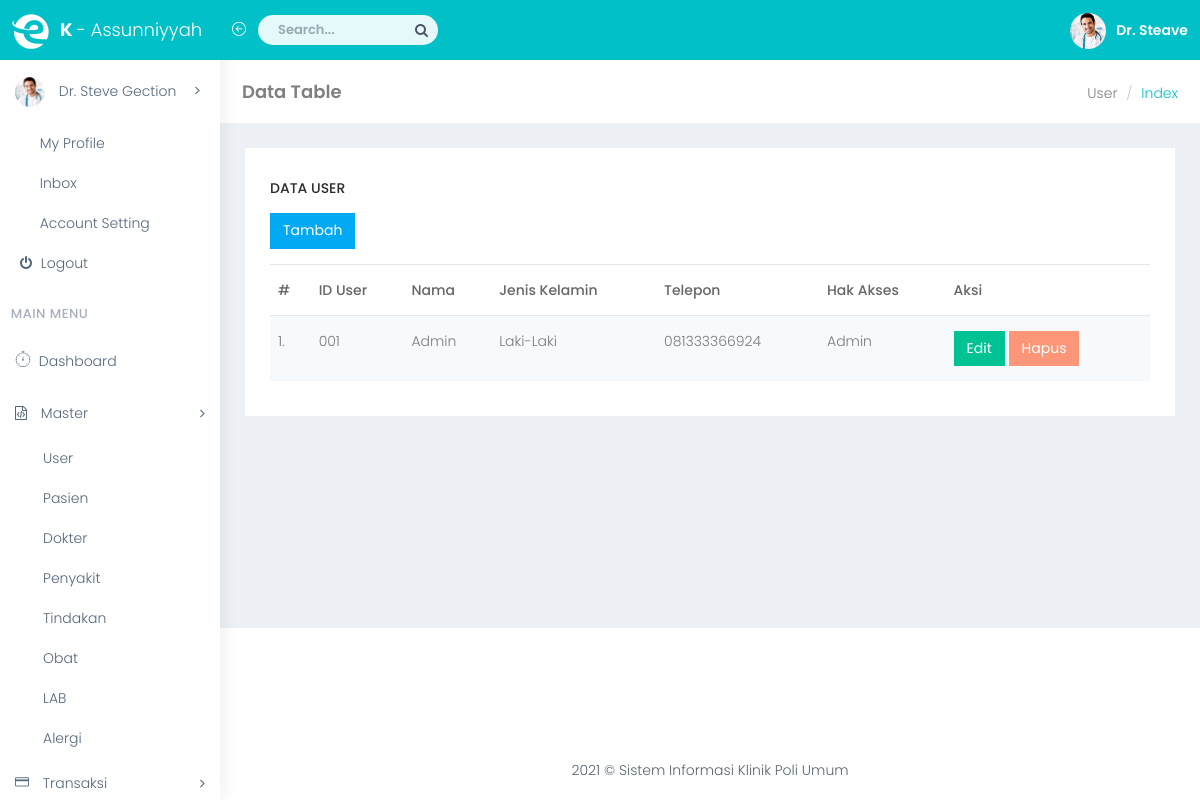
The page /index.php/user on the database as committed earlier.
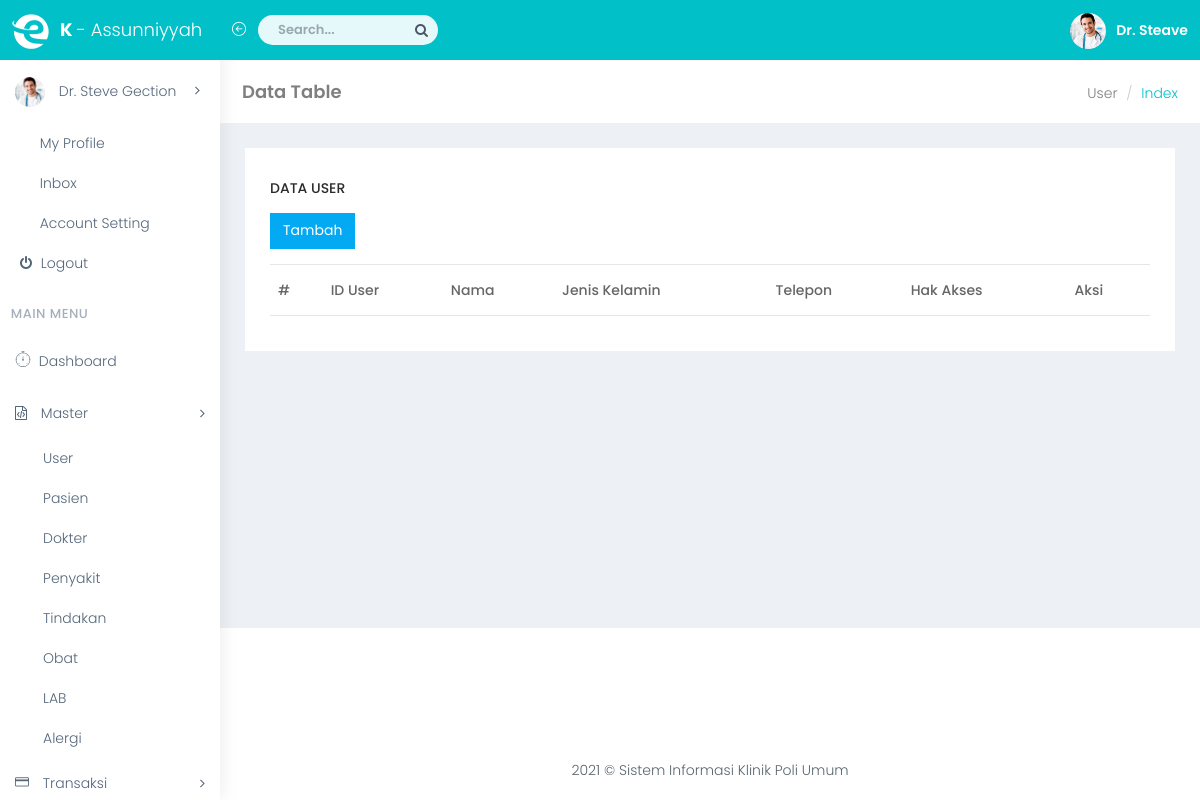
The same page on the database as committed later.
### tables this page shows
CREATE TABLE `tb_user` (
  `id_user` varchar(3) NOT NULL,
  `id_hak` int(1) NOT NULL,
  `nm_user` varchar(30) NOT NULL,
  `pass_user` varchar(20) NOT NULL,
  `j_kel` enum('Laki-Laki','Perempuan') NOT NULL,
  `phone` varchar(12) NOT NULL,
  PRIMARY KEY (`id_user`),
  KEY `id_hak` (`id_hak`),
  CONSTRAINT `tb_user_ibfk_1` FOREIGN KEY (`id_hak`) REFERENCES `tb_hak` (`id_hak`)
);

CREATE TABLE `tb_hak` (
  `id_hak` int(3) NOT NULL AUTO_INCREMENT,
  `nm_hak` varchar(30) NOT NULL,
  PRIMARY KEY (`id_hak`)
);

### application/controllers/User.php (called while the page is built, shortened)
<?php
class User extends CI_Controller
{
    public function __construct()
    {
        $this->load->model('User_Model', 'um');
    }
    public function index()
    {
        $data['users'] = $this->um->get_all();
        $this->load->view('templates/header');
        $this->load->view('templates/navbar');
        $this->load->view('templates/sidebar');
        $this->load->view('user/index', $data);
        $this->load->view('templates/footer');
    }
}

### index.php (called while the page is built, shortened)
<?php
require_once BASEPATH.'core/CodeIgniter.php';

### application/models/User_Model.php (called while the page is built, shortened)
<?php
class User_Model extends CI_Model
{
    public function get_all()
    {
        $this->db->order_by('id_user', 'ASC');
        return $this->db->from('tb_user')
            ->join('tb_hak', 'tb_hak.id_hak=tb_user.id_hak')
            ->get()
            ->result_array();
    }
}

### application/views/user/index.php (the view, shortened to what this page needs)
<div id="page-wrapper">
    <div class="container-fluid">
        <div class="row bg-title">
            <div class="col-lg-3 col-md-4 col-sm-4 col-xs-12">
                <h4 class="page-title">Data Table</h4>
            </div>
            <div class="col-lg-9 col-sm-8 col-md-8 col-xs-12">
                <ol class="breadcrumb">
                    <li><a href="#">User</a></li>
                    <li class="active">Index</li>
                </ol>
            </div>
        </div>
        <div class="row">
            <div class="col-sm-12">
                <div class="white-box">
                    <h3 class="box-title m-b-0">Data User</h3>
                    <a href="<?= base_url(); ?>/user/create" class="btn btn-info mt-3 mb-4">Tambah</a>
                    <div class="table-responsive">
                        <table id="myTable" class="table table-striped">
                            <thead>
                                <tr>
                                    <th>#</th>
                                    <th>ID User</th>
                                    <th>Nama</th>
                                    <th>Jenis Kelamin</th>
                                    <th>Telepon</th>
                                    <th>Hak Akses</th>
                                    <th>Aksi</th>
                                </tr>
                            </thead>
                            <tbody>
                                <?php $nomer = 1; ?>
                                <?php foreach ($users as $user) : ?>
                                    <tr>
                                        <td><?= $nomer; ?>.</td>
                                        <td><?= $user['id_user']; ?></td>
                                        <td><?= $user['nm_user']; ?></td>
                                        <td><?= $user['j_kel']; ?></td>
                                        <td><?= $user['phone']; ?></td>
                                        <td><?= $user['nm_hak']; ?></td>
                                        <td>
                                            <a href="<?= base_url(); ?>user/edit/<?= $user['id_user']; ?>" class="btn btn-success">Edit</a>
                                            <a href="<?= base_url(); ?>user/delete/<?= $user['id_user']; ?>" class="btn btn-danger" onclick="return confirm('Yakin anda ingin menghapus data ini?')">Hapus</a>
                                        </td>
                                    </tr>
                                    <?php $nomer++; ?>
                                <?php endforeach; ?>
                            </tbody>
                        </table>
                    </div>
                </div>
            </div>
        </div>
    </div>
</div>

### application/views/templates/header.php (shortened to what this page needs)
<!DOCTYPE html>
<html lang="en">
<head>
    <link href="<?= base_url('assets'); ?>/bootstrap/dist/css/bootstrap.min.css" rel="stylesheet">
    <link href="<?= base_url('assets'); ?>/plugins/bower_components/bootstrap-extension/css/bootstrap-extension.css" rel="stylesheet">
    <link href="<?= base_url('assets'); ?>/plugins/bower_components/sidebar-nav/dist/sidebar-nav.min.css" rel="stylesheet">
    <link href="<?= base_url('assets'); ?>/css/animate.css" rel="stylesheet">
    <link href="<?= base_url('assets'); ?>/css/style.min.css" rel="stylesheet">
    <link href="<?= base_url('assets'); ?>/plugins/bower_components/datatables/jquery.dataTables.min.css" rel="stylesheet" type="text/css" />
    <link href="https://cdn.datatables.net/buttons/1.2.2/css/buttons.dataTables.min.css" rel="stylesheet" type="text/css" />
    <link href="<?= base_url('assets'); ?>/css/colors/megna.css" id="theme" rel="stylesheet">
</head>
<body class="fix-sidebar">
    <div id="wrapper">

### application/views/templates/navbar.php (shortened to what this page needs)
<nav class="navbar navbar-default navbar-static-top m-b-0">
	<div class="navbar-header"> <a class="navbar-toggle hidden-sm hidden-md hidden-lg " href="javascript:void(0)" data-toggle="collapse" data-target=".navbar-collapse"><i class="ti-menu"></i></a>
		<div class="top-left-part"><a class="logo" href="index.html"><b><img src="<?= base_url('assets'); ?>/plugins/images/eliteadmin-logo.png" alt="home" /></b><span class="hidden-xs"><strong>K </strong>- Assunniyyah</span></a></div>
		<ul class="nav navbar-top-links navbar-left hidden-xs">
			<li><a href="javascript:void(0)" class="open-close hidden-xs waves-effect waves-light"><i class="icon-arrow-left-circle ti-menu"></i></a></li>
			<li>
				<form role="search" class="app-search hidden-xs">
					<input type="text" placeholder="Search..." class="form-control">
					<a href=""><i class="fa fa-search"></i></a>
				</form>
			</li>
		</ul>
		<ul class="nav navbar-top-links navbar-right pull-right">
			<li class="dropdown">
				<a class="dropdown-toggle profile-pic" data-toggle="dropdown" href="#"> <img src="<?= base_url('assets'); ?>/plugins/images/users/d1.jpg" alt="user-img" width="36" class="img-circle"><b class="hidden-xs">Dr. Steave</b> </a>
			</li>
		</ul>
	</div>
</nav>

### application/views/templates/sidebar.php (shortened to what this page needs)
<div class="navbar-default sidebar" role="navigation">
	<div class="sidebar-nav navbar-collapse slimscrollsidebar">
		<ul class="nav" id="side-menu">
			<li class="user-pro">
				<a href="#" class="waves-effect"><img src="<?= base_url('assets'); ?>/plugins/images/users/d1.jpg" alt="user-img" class="img-circle"> <span class="hide-menu">Dr. Steve Gection<span class="fa arrow"></span></span>
				</a>
				<ul class="nav nav-second-level">
					<li><a href="javascript:void(0)"><i class="ti-user"></i> My Profile</a></li>
					<li><a href="javascript:void(0)"><i class="ti-email"></i> Inbox</a></li>
					<li><a href="javascript:void(0)"><i class="ti-settings"></i> Account Setting</a></li>
					<li><a href="javascript:void(0)"><i class="fa fa-power-off"></i> Logout</a></li>
				</ul>
			</li>
			<li class="nav-small-cap m-t-10">&ensp; Main Menu</li>
			<li> <a href="index.html" class="waves-effect"><i class="linea-icon linea-basic fa-fw" data-icon="v"></i> <span class="hide-menu"> Dashboard </span></a></li>
			<li> <a href="javascript:void(0);" class="waves-effect"><i class="fa fa-file-code-o p-r-10"></i> <span class="hide-menu"> Master <span class="fa arrow"></span></span></a>
				<ul class="nav nav-second-level">
					<li> <a href="edit-doctor.html">User</a> </li>
					<li> <a href="add-doctor.html">Pasien</a> </li>
					<li> <a href="doctors.html">Dokter</a> </li>
					<li> <a href="edit-doctor.html">Penyakit</a> </li>
					<li> <a href="edit-doctor.html">Tindakan</a> </li>
					<li> <a href="doctor-profile.html">Obat</a> </li>
					<li> <a href="doctor-profile.html">LAB</a> </li>
					<li> <a href="doctor-profile.html">Alergi</a> </li>
				</ul>
			</li>
			<li> <a href="javascript:void(0);" class="waves-effect"><i class="icon-credit-card p-r-10"></i> <span class="hide-menu"> Transaksi <span class="fa arrow"></span></span></a>
			</li>
		</ul>
	</div>
</div>

### application/views/templates/footer.php (shortened to what this page needs)
<footer class="footer text-center"> 2021 &copy; Sistem Informasi Klinik Poli Umum </footer>
</div>
</body>
</html>

### assets/css/colors/megna.css (style rules this page uses)
body { background: #fff; }
.top-left-part { background: rgba(0, 0, 0, 0.04); }
.navbar-header { background: #01c0c8; }
.navbar-top-links > li > a { color: #ffffff; }
.bg-title .breadcrumb .active { color: #01c0c8; }
.sidebar { background: #fff; box-shadow: 1px 0px 20px rgba(0, 0, 0, 0.08); }
#side-menu li a { color: #54667a; }
#side-menu li a { color: #54667a; border-left: 0px solid #fff; }
.fix-sidebar .top-left-part { background: #01c0c8; }

Rows that differ between the two databases and show on the page:
removed tb_user: id_user "001", nm_user "Admin", j_kel "Laki-Laki", phone "081333366924", id_hak.nm_hak "Admin"
